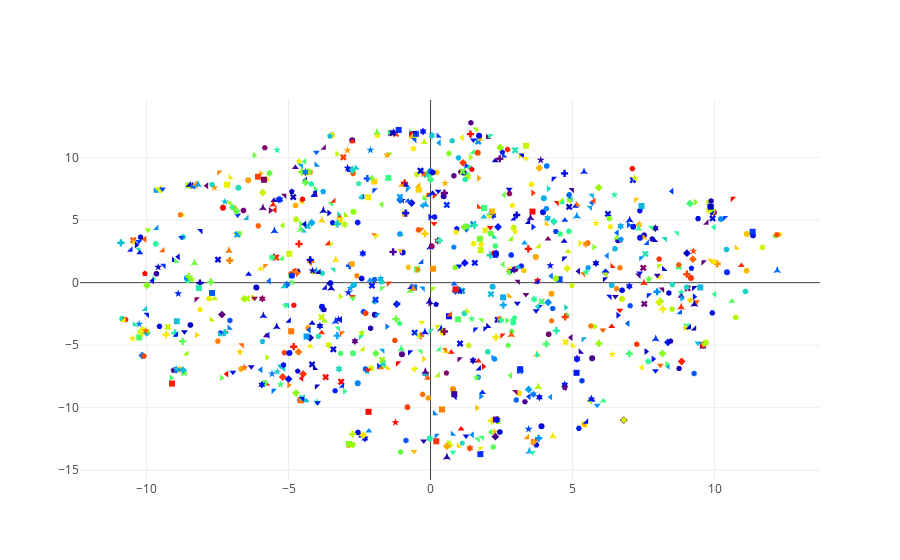

Here is the notebook cell this chart was saved with:
### Code cell
c_xs = [wxs[i] for i in kmeans.mu_indices]
c_ys = [wys[i] for i in kmeans.mu_indices]
c_ls = [kmeans.y[i] for i in kmeans.mu_indices]
scatter_plot(c_xs, c_ys, c_ls, 
             ['%s/%s' % (model.wv.index2word[i], kmeans.y[i]) for i in kmeans.mu_indices], hide_labels=True)

### Figure 1 — Plotly figure (JSON) as saved in the notebook; plotly's stock layout.template omitted (floating-point values rounded to 4 significant figures; data arrays with more than 128 entries replaced by an {"elided": "..."} marker saying what was removed)
{"data": [{"marker": {"color": {"elided": "1011 float values"}, "colorscale": "Rainbow", "opacity": null, "size": null, "symbol": {"elided": "1011 int values"}}, "mode": "markers", "text": {"elided": "1011 str values"}, "textfont": {"family": "sans serif", "size": 10}, "type": "scatter", "x": {"elided": "1011 float values"}, "y": {"elided": "1011 float values"}}], "layout": {"hovermode": "closest"}}
